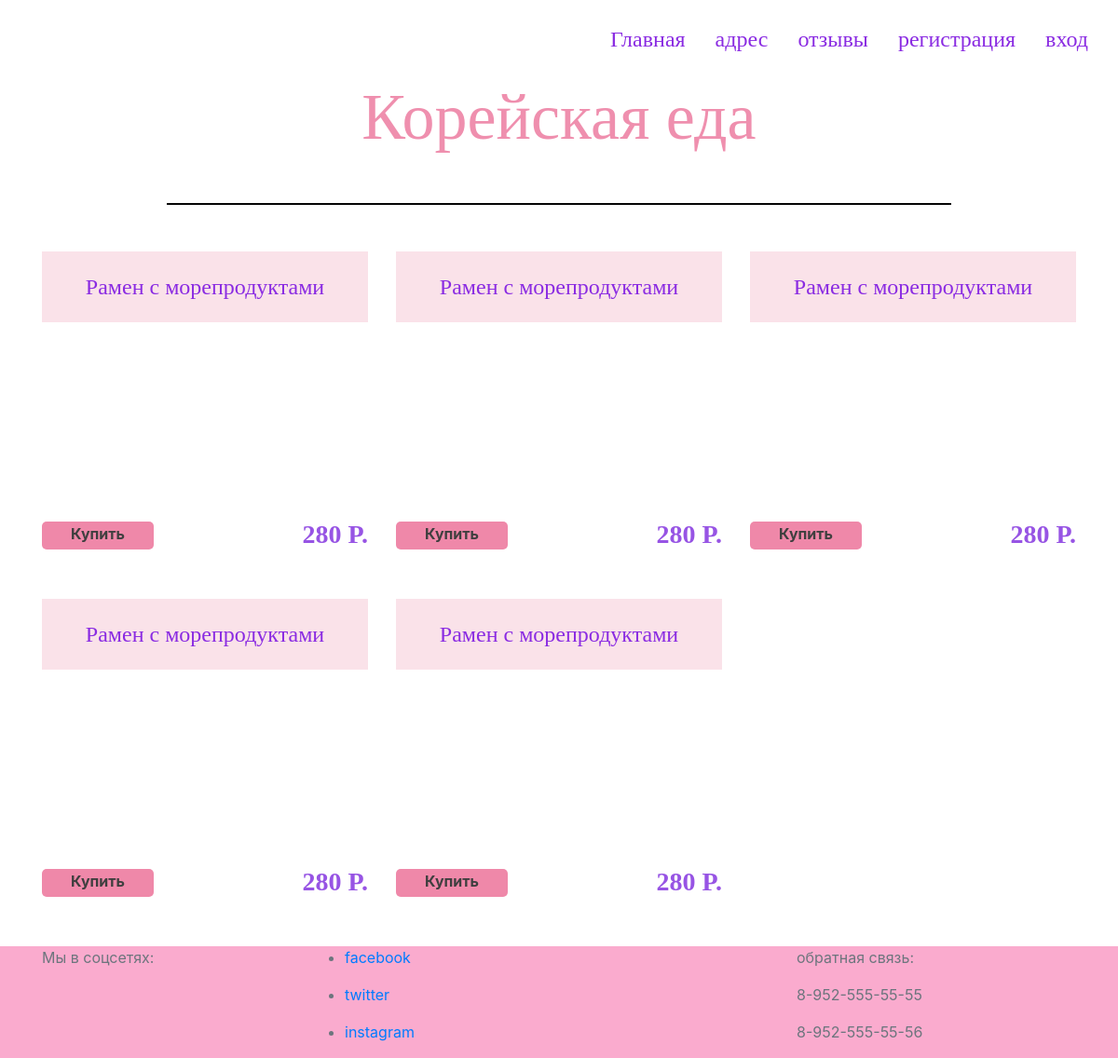
Before: /tovars.php?id=1 with the older database file.
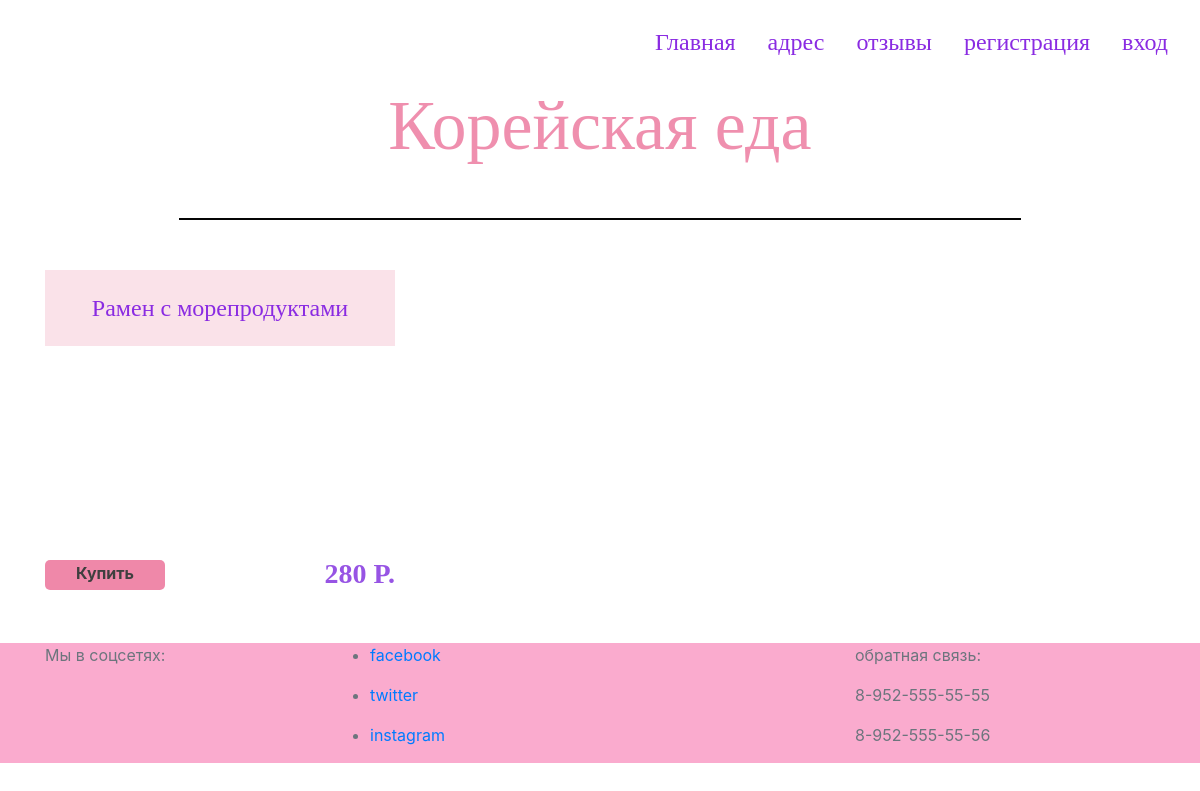
After: the same page with the newer database file.
### tables this page shows
CREATE TABLE `category` (
  `id_category` int(11) NOT NULL,
  `name_category` text NOT NULL,
  `photo_category` text NOT NULL
);

CREATE TABLE `tovars` (
  `id` int(11) NOT NULL,
  `id_category` int(11) NOT NULL,
  `name` text NOT NULL,
  `price` text NOT NULL,
  `photo` text NOT NULL
);

### tovars.php (the view, shortened to what this page needs)
<?php
include_once "connect.php";
include_once "header.php";
?>
<main>
	<?php
	$id_category = $_GET['id'];
	$result = $link->query("SELECT * FROM `category` WHERE `id_category` = '$id_category'");
	$row = mysqli_fetch_assoc($result);
	?>
	<h1 class="mb-5"><?= $row['name_category']; ?></h1>
	<hr class="liner">
	<div class="container">
		<div class="row">
			<?php
			$result_tovar = $link->query("SELECT * FROM `tovars` WHERE `id_category` = '$id_category'");
			while ($row_tovar = mysqli_fetch_assoc($result_tovar)) {
				?>
				<div class="col-md-4 mb-5">
					<div class="card border-0 bg-transparent">
					  <div class="card-body" style="background-color: #fae2e9;">
					    <div class="stas text-center"><?= $row_tovar['name']; ?></div>
					  </div>
					  <div class="card-img-top card-custom"
					  style="background-image: url('/images/<?= $row_tovar['photo']; ?>');"></div>
					  <div>
					  	<form action="" method="POST">
                            <input type="submit" class="button_custom_add" name="price" value="Купить">
					  	</form>
					  	<div class="price"><?= $row_tovar['price'] ?> P.</div>
					  </div>
					</div>
				</div>
				<?php
			}
			?>
		</div>
	</div>
</main>
<?php
include_once "footer.php";
?>

### header.php (shortened to what this page needs)
<!DOCTYPE html>
<html lang="en">
<head>
	<link rel="stylesheet" href="https://stackpath.bootstrapcdn.com/bootstrap/4.4.1/css/bootstrap.min.css">
	<link href="style.css" rel="stylesheet">
</head>
<body>
<header>
	<nav class="navbar navbar-expand-lg navbar-light">
	  <div class="collapse navbar-collapse" id="navbarNavAltMarkup">
	    <div class="navbar-nav ml-auto">
	      <a class="nav-item stas p-3" href="/">Главная</a>
	      <a class="nav-item stas p-3" href="shop.php">адрес</a>
	      <a class="nav-item stas p-3" href="feedback.php">отзывы</a>
	      <?php
	      if(!isset($_SESSION['id_user'])){
	      	echo '<a class="nav-item stas p-3" href="register.php">регистрация</a>';
	      	echo '<a class="nav-item stas p-3" href="login.php">вход</a>';
	      }
	      ?>
	    </div>
	  </div>
	</nav>
</header>

### footer.php (shortened to what this page needs)
<footer class="text-muted" style="background-color: #faabce; width: 100%;
        bottom:0;">
 <div class="copyright">
      <div class="container">
        <div class="row">
          <div class="col-sm-3">
            <p>Мы в соцсетях:
            </p>
          </div>
          <div class="col-sm-3">
            <ul class="social" >
              <li >
                <a  href="#"><p>facebook</p>
                </a>
              </li>
              <li>
                 <a  href="#"><p>twitter</p>
                </a>
              </li>
              <li>
                 <a  href="#"><p>instagram</p>
                </a>
              </li>
            </ul>
          </div>
<div class="col-sm-3" style="margin-left: 30vh">
            <p>обратная связь:
            </p>
            <p>8-952-555-55-55</p>
            <p>8-952-555-55-56</p>
          </div>
        </div>
      </div>
    </div>
</footer>
</body>
</html>

### style.css (style rules this page uses)
body { background-color: transparent; }
html { background: url('images/фон.jpg') no-repeat center center fixed; -webkit-background-size: cover; -moz-background-size: cover; -o-background-size: cover; background-size: cover; }
.stas { text-decoration: none; font-family: "Monotype Corsiva", cursive; color: #8A2BE2; font-size: 24px; }
.liner { margin-top: 50px; margin-bottom: 50px; border: 1.5px solid #050505; width: 70%; }
h1 { font-size: 70px; text-align: center; margin-bottom: 22px; color: #ec7ba0d9; font-family: none; }
.card-custom { height: 200px; background-size: cover; }
.button_custom_add { border-radius: 5px; background: #ef88a9; border: none; margin-top: 14px; width: 120px; padding: 1px 0px 5px 0px; font-weight: bold; color: #3f3f3f; float: left; }
.price { font-family: "Monotype Corsiva", cursive; color: #9754e4; font-size: 28px; text-align: right; margin-top: 7px; font-weight: bold; }

Changed rows visible on the page:
removed tovars: name "Рамен с морепродуктами", price "280"
removed tovars: name "Рамен с морепродуктами", price "280"
removed tovars: name "Рамен с морепродуктами", price "280"
removed tovars: name "Рамен с морепродуктами", price "280"
